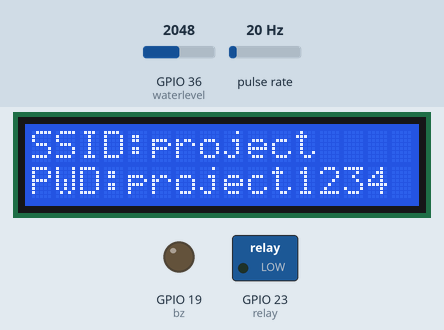
Bench run of a sketch on a simulated ESP32. Parts: 16×2 character LCD, switched loads named in the sketch (green lamp = pin HIGH), output pins drawn as LEDs (lit = HIGH). Wiring (inferred from the names in the program): pulse sensor: data GPIO 39. The inputs (shaded band) are chosen by the test bench; at power-on: GPIO 36 (waterlevel) = 2048, pulse rate 20 Hz. WiFi joins after 1.5 s; servers stay silent unless stated; what the sketch prints to the serial monitor is not drawn.

Above: at 1.2 s.
At 6.3 s:
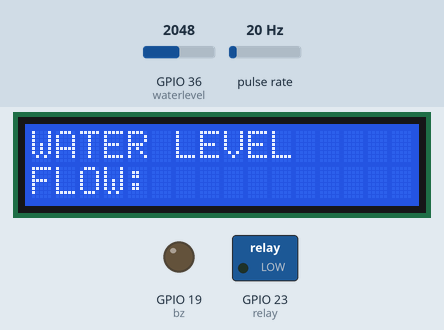
6.4 s: GPIO 36 (waterlevel) set to 106
9.4 s: GPIO 36 (waterlevel) set to 95
At 10.7 s:
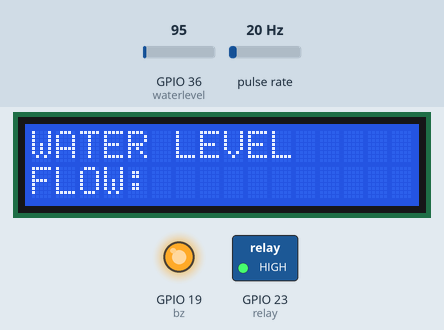
Timing chart, 0 to 12.4 s (numbered marks = the images above; inputs shaded):
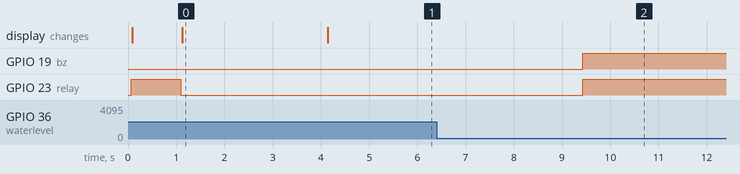

The sketch:

SmartWaterSystem.ino
```cpp
#include <WiFi.h>
#include "ThingSpeak.h"
#include <LiquidCrystal_I2C.h>
#include <Wire.h>
#include <SPI.h>
const char* ssid = "project";   // your network SSID (name)
const char* password = "project1234";   // your network password
WiFiClient  client;
unsigned long myChannelNumber = 2924022;
const char * myWriteAPIKey = "RRWDFP02GZGM01GV";
int load1 = 1,load2 = 2,load3=3,theft=4;
unsigned long lastTime = 0;
unsigned long timerDelay = 30000;
LiquidCrystal_I2C lcd(0x27, 16, 2);
const int bz = 19;
const int relay = 23;
const int flow = 39;
const int waterlevel = 36;
long currentMillis = 0;
long previousMillis = 0;
int interval = 1000;
boolean ledState = LOW;
float calibrationFactor = 4.5;
volatile byte pulseCount;
byte pulse1Sec = 0;
float flowRate;
int flowMilliLitres;
int totalMilliLitres;
int a = 1,b = 2, c = 3,lk = 0,wl = 0,ms=0;

void IRAM_ATTR pulseCounter()
{
  pulseCount++;
}
void setup() {
  Serial.begin(9600);  //Initialize serial
  pinMode(flow,INPUT_PULLUP);
  pinMode(waterlevel,INPUT);
  pinMode(bz, OUTPUT);
  pinMode(relay, OUTPUT);
  digitalWrite(relay,LOW);
  digitalWrite(bz,LOW);// MOTOR OFF
  lcd.begin();         // initialize the lcd
  lcd.backlight();    // open the backlight
  digitalWrite(relay,HIGH);
  welcome_note();
  Serial.println("STATION MODE");
  digitalWrite(relay,LOW);
  WiFi.mode(WIFI_STA);
  ThingSpeak.begin(client);  // Initialize ThingSpeak
  lcd.setCursor(0,0);
  lcd.print("SSID:project");
  lcd.setCursor(0,1);
  lcd.print("PWD:project1234");
  delay(3000);
  digitalWrite(bz,LOW);
  sensors_name();
  pulseCount = 0;
  flowRate = 0.0;
  flowMilliLitres = 0;
  totalMilliLitres = 0;
  previousMillis = 0;
  attachInterrupt(digitalPinToInterrupt(flow), pulseCounter, FALLING);
}
void loop() {
  wl = analogRead(waterlevel);
  Serial.print("WATER LEVEL = ");
  Serial.println(wl);
  if(wl < 100)
  {
    digitalWrite(relay,HIGH);
    ms = 1;
  }
  else
  {
    digitalWrite(relay,LOW);
    digitalWrite(bz,LOW);
    ms = 0;
  }

  currentMillis = millis();
  if (currentMillis - previousMillis > interval) {

    pulse1Sec = pulseCount;
    pulseCount = 0;
    flowRate = ((1000.0 / (millis() - previousMillis)) * pulse1Sec) / calibrationFactor;
    previousMillis = millis();
    flowMilliLitres = (flowRate / 60) * 1000;
    totalMilliLitres += flowMilliLitres;
    Serial.print("Flow rate: ");
    Serial.print(int(flowRate));  // Print the integer part of the variable
    Serial.print("L/min");
    Serial.print("\t");       // Print tab space
    Serial.print("Output Liquid Quantity: ");
    Serial.print(totalMilliLitres);
    Serial.print("mL / ");
    Serial.print(totalMilliLitres / 1000);
    Serial.println("L");
  }
  if(ms > 0)
  {
    if(flowRate < 9)
    {
     digitalWrite(bz,HIGH);
     lk = 1;
    }
    else
    {
      digitalWrite(bz,LOW);
      lk = 0;
    }
  }
if(lk > 0)
{
    if(WiFi.status() != WL_CONNECTED){
      Serial.print("Attempting to connect");
      while(WiFi.status() != WL_CONNECTED){
        WiFi.begin(ssid, password);
        delay(5000);
      }
      Serial.println("\nConnected.");
    }
    ThingSpeak.setField(a, flowRate);   // field  1
    ThingSpeak.setField(b, totalMilliLitres);   //filed 2
    ThingSpeak.setField(c, lk);   // field  3
    //int x = ThingSpeak.writeField(myChannelNumber, field4, temperatureC, myWriteAPIKey);
    int x = ThingSpeak.writeFields(myChannelNumber, myWriteAPIKey);
    if(x == 200){
      Serial.println("Channel update successful.");
    }
    else{
      Serial.println("Problem updating channel. HTTP error code " + String(x));
    }
    lastTime = millis();
}
}
void sensors_name()
{
  lcd.clear();
  lcd.setCursor(0,0);
  lcd.print("WATER LEVEL");
  lcd.setCursor(0,1);
  lcd.print("FLOW:  ");
  delay(1000);
  }
void welcome_note()
{
  lcd.clear();
  lcd.setCursor(0,0);
  lcd.print("WATER FLOW LEAKAGE");
  lcd.setCursor(0,1);
  lcd.print("DETECTION");
  delay(1000);
  lcd.clear();
}
```

Measured:
- the behaviour switches between 100 and 99 on GPIO 36 (waterlevel) (found by bisection; images 1 and 2)
- after the input at 6.4 s, every drawn part: stays the same
- after the input at 9.4 s, GPIO 19 (bz), GPIO 23 (relay): LOW → HIGH at once
- what the display in image 0 shows lasts 3.0 s, from 1.1 s to 4.1 s
